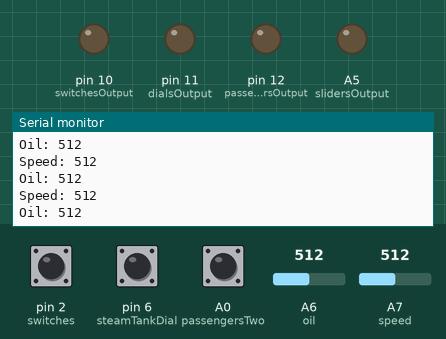
Recording of a sketch running on a simulated Arduino Nano, built with avr-gcc and run on an emulated ATmega328P. On the bench: output pins drawn as LEDs (lit = HIGH), the last lines printed to the serial monitor. The inputs (shaded band) are chosen by the test bench; at power-on: A6 (oil) = 512, pin 2 (switches) LOW, pin 6 (steamTankDial) HIGH, A0 (passengersTwo) HIGH, A7 (speed) = 512.

Above: at 1.2 s.
1.3 s: A6 (oil) set to 111
At 1.8 s:
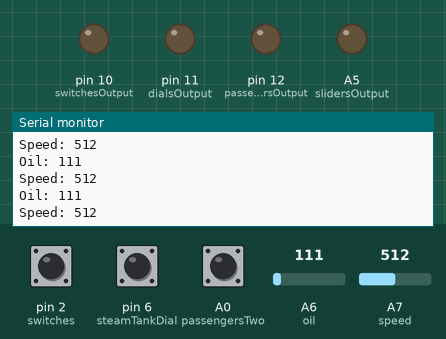
2.8 s: A6 (oil) set to 94
At 3.3 s:
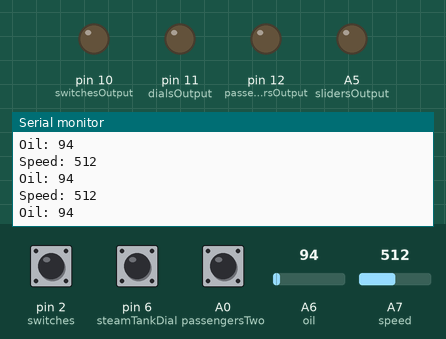
Timing chart, 0 to 5.8 s (numbered marks = the images above; inputs shaded):
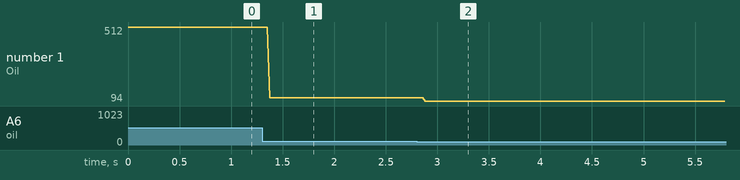

Measured:
- the behaviour switches between 100 and 99 on A6 (oil) (found by bisection; images 1 and 2)
- after the input at 1.3 s, the serial monitor: prints a new line after 0.07 s (image 1)
- after the input at 2.8 s, the serial monitor: prints a new line after 0.08 s (image 2)
- plotted number 1: 512 → 111 after the input at 1.3 s, 111 → 94 after the input at 2.8 s

The sketch:

reckoningBoardTwo.ino
```cpp
/*************************************************
This sketch reads the info for the modules on reckoning board #2 apart from most of the 2 way switches.
When the signal for switches is high (majority of two way switches, coming from the uno), and the remaining three boiler pressure switches are correct, the switchesOutput pin becomes high and sends that over to the mega.
When the 3 dials are all on the right spots, dialsOutput becomes high and sends that to the mega.
When the mechanical decade counter is set to the correct number of passengers (260), passengersOutput is set to high and is sent over to the mega.

Created: JZ 10/25/2023
Last Edited: JZ 2/5/2024
*************************************************/


const int switches = 2;         // output from the uno that reads most of the 2 way switches, high when correct
const int pressureW128 = 3;     // the remaining three 2 way switches
const int pressureB256 = 4;
const int pressureB512 = 5;
const int switchesOutput = 10;  // switches output that gets sent to the mega

const int steamTankDial = 6;        // the 3 dials
const int steamPressureDial = 7;
const int volume = 8;
const int dialsOutput = 11;         // dials output that gets sent to the mega

const int passengersTwo = A0;       // passengers decade counters
const int passengersSix = A1;
const int passengersZero = A2;
const int passengersOutput = 12;    // passengers output that gets sent to the mega

const int oil = A6;
const int speed = A7;
const int slidersOutput = A5;

int speedRead = 0;
int oilRead = 0;

void setup() {
  Serial.begin(9600);
  pinMode(pressureW128, INPUT_PULLUP);
  pinMode(pressureB256, INPUT_PULLUP);
  pinMode(pressureB512, INPUT_PULLUP);
  pinMode(switches, INPUT);
  pinMode(switchesOutput, OUTPUT);
  digitalWrite(switchesOutput, LOW);

  pinMode(steamTankDial, INPUT_PULLUP);
  pinMode(steamPressureDial, INPUT_PULLUP);
  pinMode(volume, INPUT_PULLUP);
  pinMode(dialsOutput, OUTPUT);
  digitalWrite(dialsOutput, LOW);

  pinMode(passengersTwo, INPUT_PULLUP);
  pinMode(passengersSix, INPUT_PULLUP);
  pinMode(passengersZero, INPUT_PULLUP);
  pinMode(passengersOutput, OUTPUT);
  digitalWrite(passengersOutput, LOW);

  pinMode(slidersOutput, OUTPUT);
  digitalWrite(slidersOutput, LOW);
}

void loop() {
  //Serial.print("Oil: "); Serial.println(analogRead(oil));
  //Serial.print("Speed: "); Serial.println(analogRead(speed));

  if (digitalRead(switches) == 1 && digitalRead(pressureW128) == 0 && digitalRead(pressureB256) == 1
    && digitalRead(pressureB512) == 1) {        // if ALL of the 2 way switches are correct, switchesOutput becomes 1
    //Serial.println("Switches Correct!");
    digitalWrite(switchesOutput, HIGH);
  }
  else {
    //Serial.println("Switches Wrong");
    digitalWrite(switchesOutput, LOW);
  }

  if (digitalRead(steamTankDial) == 0 && digitalRead(steamPressureDial) == 0 && digitalRead(volume) == 0) {     // if the dials are all correct, dialsOutput becomes 1
    //Serial.println("Dials Correct!");
    digitalWrite(dialsOutput, HIGH);
  }
  else {
    //Serial.println("Dials Wrong");
    digitalWrite(dialsOutput, LOW);
  }

  if (digitalRead(passengersTwo) == 0 && digitalRead(passengersSix) == 0 && digitalRead(passengersZero) == 0) {   // if the passengers counters are correct, passengersOutput becomes 1
    //Serial.println("Passengers Correct!");
    digitalWrite(passengersOutput, HIGH);
  }
  else {
    //Serial.println("Passengers Wrong");
    digitalWrite(passengersOutput, LOW);
  }

  speedRead = analogRead(speed);
  oilRead = analogRead(oil);
  Serial.print("Oil: "); Serial.println(oilRead);
  Serial.print("Speed: "); Serial.println(speedRead);
  if (speedRead > 700 && speedRead < 900 && oilRead > 200 && oilRead < 400) {
    //Serial.println("Sliders Correct");
    digitalWrite(slidersOutput, HIGH);
  }
  else {
    digitalWrite(slidersOutput, LOW);
  }
}
```
